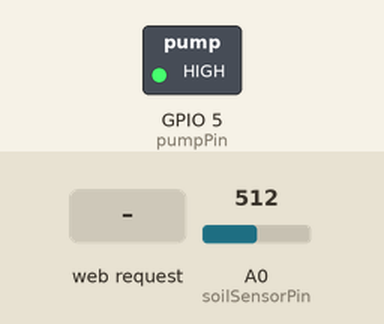
A sketch run on a simulated ESP8266 (NodeMCU). Shown: switched loads named in the sketch (green lamp = pin HIGH). The inputs (shaded band) are chosen by the test bench; at power-on: A0 (soilSensorPin) = 512. WiFi joins after 1.5 s; servers stay silent unless stated; what the sketch prints to the serial monitor is not drawn.

Above: at 3.2 s.
3.3 s: HTTP request GET /sula received
At 3.7 s:
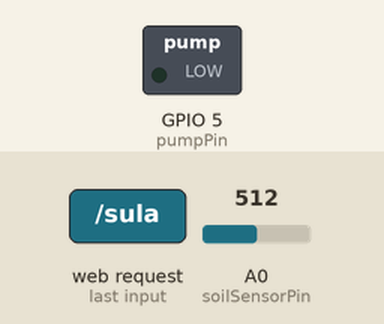
Timing chart, 0 to 9.8 s (numbered marks = the images above; inputs shaded):
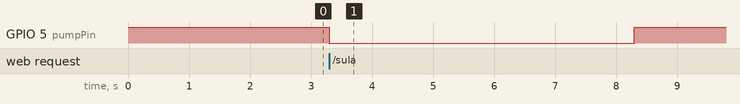

Measured:
- after the input at 3.3 s, GPIO 5 (pumpPin): HIGH → LOW at once, → HIGH 5.0 s later

The sketch:

sketch_may22a.ino
```cpp
#include <ESP8266WiFi.h>
#include <ESP8266WebServer.h>

// Wi-Fi bilgileri
const char* ssid = "Cagla's Galaxy A24";
const char* password = "cagllayyurt";

// Web sunucu (port 80)
ESP8266WebServer server(80);

// Donanım pin tanımları
const int pumpPin = 5;         // Pompa D1 (GPIO5)RÖLE PİNİ
const int soilSensorPin = A0;  // Toprak nem sensörü A0 (Analog pin)

// Sensör kalibrasyon değerleri (Kuru → 1023, Tam Islak → 0)
const int DRY_VALUE = 1023;    // Sensörün kuru topraktaki ham değeri
const int WET_VALUE = 0;       // Sensörün tam ıslak topraktaki ham değeri

// CORS başlıkları ekle (Flutter erişimi için)
void sendCorsHeaders() {
  server.sendHeader("Access-Control-Allow-Origin", "*");
  server.sendHeader("Access-Control-Allow-Methods", "GET, POST, OPTIONS");
  server.sendHeader("Access-Control-Allow-Headers", "*");
}

void setup() {
  Serial.begin(9600);

  pinMode(pumpPin, OUTPUT);
  digitalWrite(pumpPin, HIGH); // Pompa başlangıçta kapalı

  // Wi-Fi ağına bağlan
  WiFi.begin(ssid, password);
  Serial.print("Wi-Fi bağlanıyor...");
  while (WiFi.status() != WL_CONNECTED) {
    delay(1000);
    Serial.print(".");
  }
  Serial.println("");
  Serial.print("Cihaz IP adresi: ");
  Serial.println(WiFi.localIP());

  // /sensor endpoint (nem ölçümü)
  server.on("/sensor", HTTP_GET, []() {
    sendCorsHeaders();
    int raw = analogRead(soilSensorPin);
    int nem = map(raw, DRY_VALUE, WET_VALUE, 0, 100); // 0-100% aralığı
    String response = "{\"raw\":" + String(raw) + ", \"nem\":" + String(nem) + "}";
    server.send(200, "application/json", response);
  });

  // /sula endpoint (pompa çalıştırma)
  server.on("/sula", HTTP_GET, []() {
    sendCorsHeaders();
    digitalWrite(pumpPin, LOW);  // Pompayı aç
    delay(5000);                 // 5 saniye çalıştır
    digitalWrite(pumpPin, HIGH); // Pompayı kapat
    server.send(200, "application/json", "{\"status\":\"Sulama tamamlandı\"}");
  });

  // CORS için OPTIONS methodu yakalama
  server.onNotFound([]() {
    if (server.method() == HTTP_OPTIONS) {
      sendCorsHeaders();
      server.send(204);
    } else {
      server.send(404, "text/plain", "Not found");
    }
  });

  // Web sunucuyu başlat
  server.begin();
}

void loop() {
  server.handleClient();

  // Seri monitörden nem değerlerini debug için yazdır
  static unsigned long lastRead = 0;
  if (millis() - lastRead > 2000) {
    lastRead = millis();
    int raw = analogRead(soilSensorPin);
    int nem = map(raw, DRY_VALUE, WET_VALUE, 0, 100);
    Serial.print("Nem: ");
    Serial.print(nem);
    Serial.print("%, Raw: ");
    Serial.println(raw);
  }
}
```
